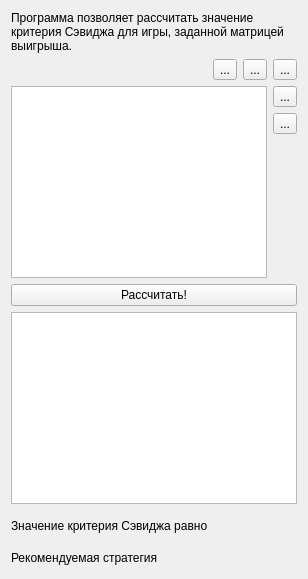
      <widget class="QWidget" name="tab_7">
       <attribute name="title">
        <string>Критерий Сэвиджа</string>
       </attribute>
       <layout class="QVBoxLayout" name="verticalLayout_10">
        <item>
         <widget class="QLabel" name="label_12">
          <property name="text">
           <string>&lt;html&gt;&lt;head/&gt;&lt;body&gt;&lt;p&gt;Программа позволяет рассчитать значение критерия Сэвиджа для игры, заданной матрицей выигрыша.&lt;/p&gt;&lt;/body&gt;&lt;/html&gt;</string>
          </property>
          <property name="wordWrap">
           <bool>true</bool>
          </property>
         </widget>
        </item>
        <item>
         <layout class="QGridLayout" name="gridLayout_7">
          <item row="0" column="2">
           <widget class="QToolButton" name="btn_remrow_7">
            <property name="text">
             <string>...</string>
            </property>
            <property name="icon">
             <iconset resource="program.qrc">
              <normaloff>:/icons/list-remove.png</normaloff>:/icons/list-remove.png</iconset>
            </property>
           </widget>
          </item>
          <item row="0" column="0">
           <spacer name="horizontalSpacer_7">
            <property name="orientation">
             <enum>Qt::Horizontal</enum>
            </property>
            <property name="sizeHint" stdset="0">
             <size>
              <width>40</width>
              <height>20</height>
             </size>
            </property>
           </spacer>
          </item>
          <item row="1" column="3">
           <widget class="QToolButton" name="btn_addcol_7">
            <property name="text">
             <string>...</string>
            </property>
            <property name="icon">
             <iconset resource="program.qrc">
              <normaloff>:/icons/list-add.png</normaloff>:/icons/list-add.png</iconset>
            </property>
           </widget>
          </item>
          <item row="0" column="1">
           <widget class="QToolButton" name="btn_addrow_7">
            <property name="text">
             <string>...</string>
            </property>
            <property name="icon">
             <iconset resource="program.qrc">
              <normaloff>:/icons/list-add.png</normaloff>:/icons/list-add.png</iconset>
            </property>
           </widget>
          </item>
          <item row="2" column="3">
           <widget class="QToolButton" name="btn_remcol_7">
            <property name="text">
             <string>...</string>
            </property>
            <property name="icon">
             <iconset resource="program.qrc">
              <normaloff>:/icons/list-remove.png</normaloff>:/icons/list-remove.png</iconset>
            </property>
           </widget>
          </item>
          <item row="3" column="3">
           <spacer name="verticalSpacer_7">
            <property name="orientation">
             <enum>Qt::Vertical</enum>
            </property>
            <property name="sizeHint" stdset="0">
             <size>
              <width>20</width>
              <height>40</height>
             </size>
            </property>
           </spacer>
          </item>
          <item row="1" column="0" rowspan="3" colspan="3">
           <widget class="QTableView" name="table_7"/>
          </item>
          <item row="0" column="3">
           <widget class="QToolButton" name="btn_rnd_7">
            <property name="text">
             <string>...</string>
            </property>
            <property name="icon">
             <iconset resource="program.qrc">
              <normaloff>:/icons/text-editor.png</normaloff>:/icons/text-editor.png</iconset>
            </property>
           </widget>
          </item>
         </layout>
        </item>
        <item>
         <widget class="QPushButton" name="calc_7">
          <property name="text">
           <string>Рассчитать!</string>
          </property>
         </widget>
        </item>
        <item>
         <widget class="QTextBrowser" name="textBrowser_7"/>
        </item>
        <item>
         <layout class="QHBoxLayout" name="horizontalLayout_6">
          <property name="topMargin">
           <number>6</number>
          </property>
          <item>
           <widget class="QLabel" name="label_11">
            <property name="text">
             <string>Значение критерия Сэвиджа равно</string>
            </property>
           </widget>
          </item>
          <item>
           <spacer name="horizontalSpacer_14">
            <property name="orientation">
             <enum>Qt::Horizontal</enum>
            </property>
            <property name="sizeHint" stdset="0">
             <size>
              <width>40</width>
              <height>20</height>
             </size>
            </property>
           </spacer>
          </item>
          <item>
           <widget class="QLabel" name="res_7">
            <property name="text">
             <string/>
            </property>
           </widget>
          </item>
         </layout>
        </item>
        <item>
         <layout class="QHBoxLayout" name="horizontalLayout_18">
          <property name="topMargin">
           <number>6</number>
          </property>
          <item>
           <widget class="QLabel" name="label_30">
            <property name="text">
             <string>Рекомендуемая стратегия</string>
            </property>
           </widget>
          </item>
          <item>
           <spacer name="horizontalSpacer_20">
            <property name="orientation">
             <enum>Qt::Horizontal</enum>
            </property>
            <property name="sizeHint" stdset="0">
             <size>
              <width>40</width>
              <height>20</height>
             </size>
            </property>
           </spacer>
          </item>
          <item>
           <widget class="QLabel" name="str_7">
            <property name="text">
             <string/>
            </property>
           </widget>
          </item>
         </layout>
        </item>
       </layout>
      </widget>
